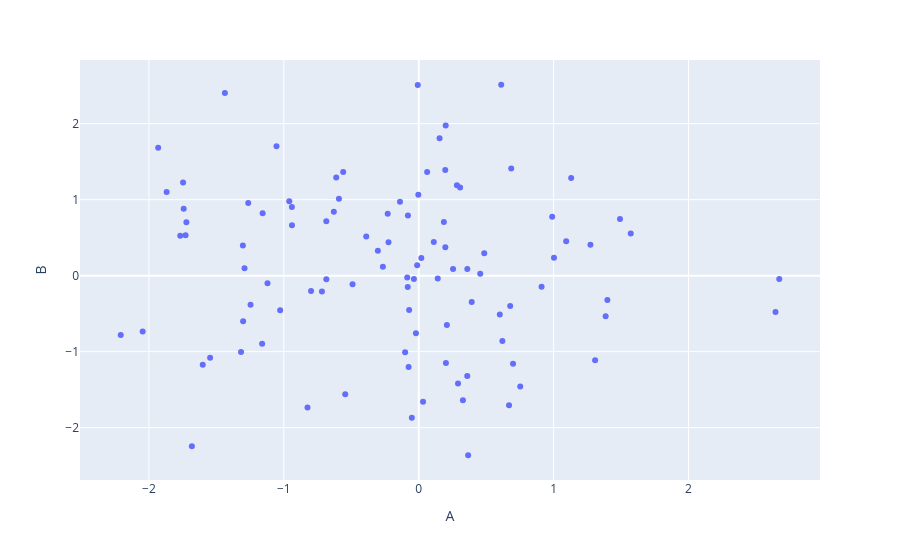

Notebook source saved alongside this figure:
### Code cell
df.plot(kind = 'scatter', x = 'A', y = 'B')
